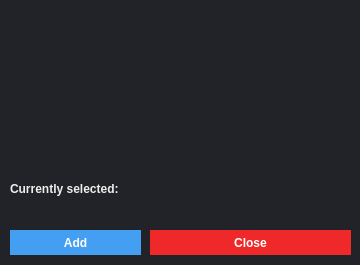
<?xml version="1.0" encoding="UTF-8"?>
<ui version="4.0">
 <class>WidgetCreator</class>
 <widget class="QDialog" name="WidgetCreator">
  <property name="geometry">
   <rect>
    <x>0</x>
    <y>0</y>
    <width>360</width>
    <height>265</height>
   </rect>
  </property>
  <property name="windowTitle">
   <string>Dialog</string>
  </property>
  <property name="styleSheet">
   <string notr="true">background-color: rgb(34, 35, 40);</string>
  </property>
  <widget class="QPushButton" name="add">
   <property name="geometry">
    <rect>
     <x>10</x>
     <y>230</y>
     <width>131</width>
     <height>25</height>
    </rect>
   </property>
   <property name="styleSheet">
    <string notr="true">QPushButton
{
border:0px;
background-color: rgb(68, 158, 241);
color: rgb(255, 255, 255);
font-weight: bold
}

QPushButton::pressed {
background-color: rgb(93, 127, 247);
}</string>
   </property>
   <property name="text">
    <string>Add</string>
   </property>
  </widget>
  <widget class="QPushButton" name="close">
   <property name="geometry">
    <rect>
     <x>150</x>
     <y>230</y>
     <width>201</width>
     <height>25</height>
    </rect>
   </property>
   <property name="styleSheet">
    <string notr="true">QPushButton
{
border:0px;
background-color: rgb(239, 41, 41);
color: rgb(255, 255, 255);
font-weight: bold
}

QPushButton::pressed {
background-color: rgb(164, 0, 0);
}</string>
   </property>
   <property name="text">
    <string>Close</string>
   </property>
  </widget>
  <widget class="QListWidget" name="widgetList">
   <property name="geometry">
    <rect>
     <x>90</x>
     <y>10</y>
     <width>261</width>
     <height>161</height>
    </rect>
   </property>
   <property name="styleSheet">
    <string notr="true">QListWidget::item:clicked
{
	 background-color: rgb(114, 159, 207);
}</string>
   </property>
   <property name="frameShape">
    <enum>QFrame::NoFrame</enum>
   </property>
   <property name="horizontalScrollBarPolicy">
    <enum>Qt::ScrollBarAlwaysOff</enum>
   </property>
   <property name="viewMode">
    <enum>QListView::ListMode</enum>
   </property>
  </widget>
  <widget class="QLabel" name="label">
   <property name="geometry">
    <rect>
     <x>10</x>
     <y>180</y>
     <width>151</width>
     <height>17</height>
    </rect>
   </property>
   <property name="styleSheet">
    <string notr="true">color: rgb(238, 238, 236);
font-weight: bold</string>
   </property>
   <property name="text">
    <string>Currently selected:</string>
   </property>
  </widget>
  <widget class="QLabel" name="currentSelection">
   <property name="geometry">
    <rect>
     <x>10</x>
     <y>200</y>
     <width>341</width>
     <height>20</height>
    </rect>
   </property>
   <property name="styleSheet">
    <string notr="true">color: rgb(238, 238, 236);</string>
   </property>
   <property name="text">
    <string/>
   </property>
  </widget>
 </widget>
 <resources/>
 <connections/>
</ui>
